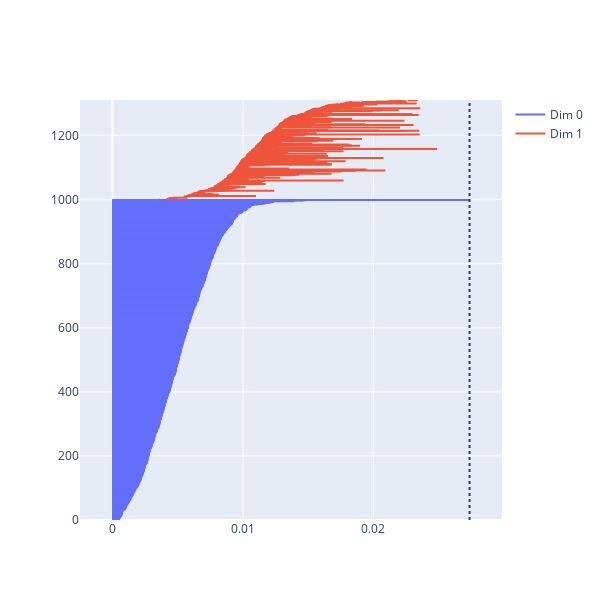

The notebook cell saved with this chart:
### Markdown cell above
# Plot the barcode

### Code cell
fig_barcode              =   oat.plot.barcode( barcode=homology )
fig_barcode.show()

### Figure 1 — Plotly figure (JSON) as saved in the notebook; plotly's stock layout.template omitted (floating-point values rounded to 4 significant figures; data arrays with more than 128 entries replaced by an {"elided": "..."} marker saying what was removed)
{"data": [{"hoverinfo": "text", "hovertext": {"elided": "3000 str values"}, "line": {"color": "#636EFA"}, "mode": "lines", "name": "Dim 0", "type": "scatter", "x": {"elided": "3000 float values"}, "y": {"elided": "3000 int values"}}, {"hoverinfo": "text", "hovertext": {"elided": "933 str values"}, "line": {"color": "#EF553B"}, "mode": "lines", "name": "Dim 1", "type": "scatter", "x": {"elided": "933 float values"}, "y": {"elided": "933 int values"}}], "layout": {"height": 600, "shapes": [{"line": {"dash": "dot"}, "type": "line", "x0": 0.02737, "x1": 0.02737, "xref": "x", "y0": 0, "y1": 1, "yref": "y domain"}], "width": 600, "xaxis": {"range": [-0.002488, 0.02986]}, "yaxis": {"range": [0, 1311]}}}
